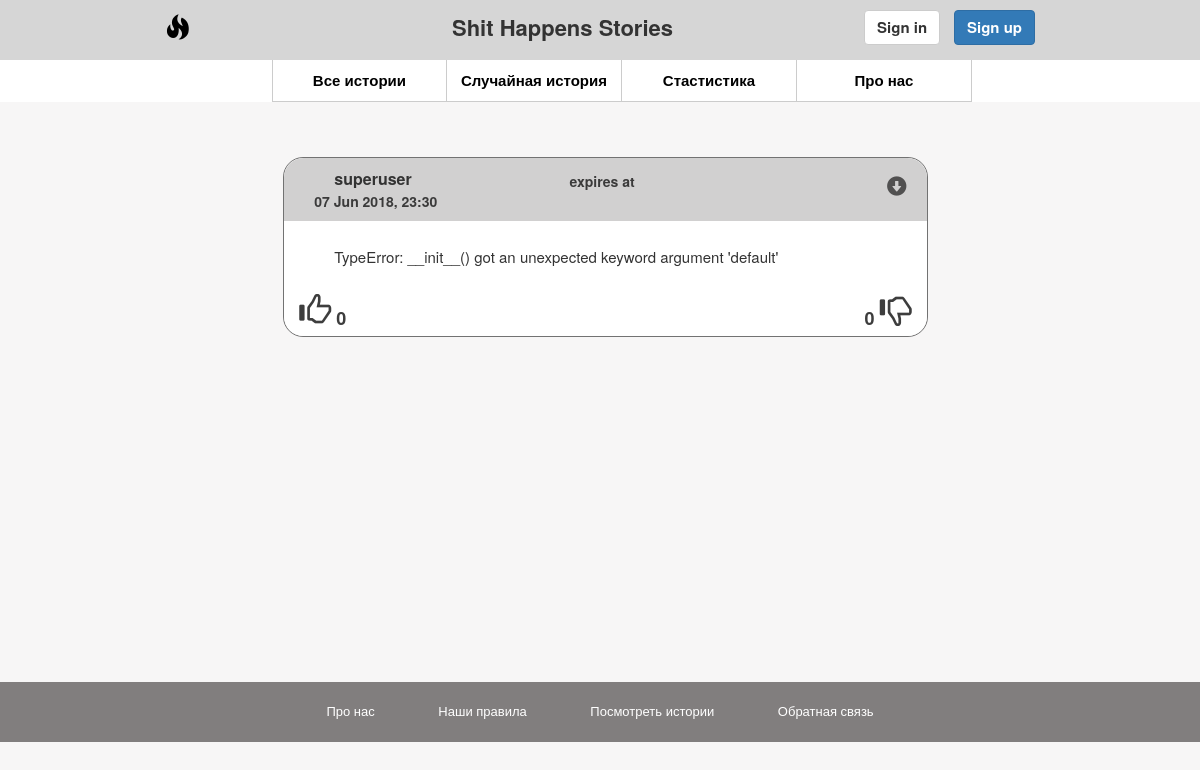
/mainsite/singlestory/6, run on the app's committed database.
### mainsite/models.py (models this page shows, shortened)
class Story(models.Model):
    user_id = models.ForeignKey(User, on_delete=models.CASCADE)
    story_content = models.CharField(max_length=2048,null=False)
    create_date = models.DateTimeField(null=False)
    expire_date = models.DateTimeField(null=True)
    like_count = models.IntegerField(null=False)
    dislike_count = models.IntegerField(null=False)
    is_active = models.BooleanField(null=False)
    def get_absolute_url(self):
        return reverse('singlestoryurl', args=[str(self.id)])

### mainsite/views.py (the view)
# urls.py: path('singlestory/<int:storyid>', views.singlestory, name='singlestoryurl'),
def singlestory(request,storyid):
	story = Story.objects.get(pk=storyid)
	if not story == None:
		redirect('home-page')
	return render(request, "singlestory.html", context={ "story": story})

### mainsite/sandbox/processors.py (called while the page is built)
def absolute(request):
    urls = {
        'ABSOLUTE_ROOT': request.build_absolute_uri('/')[:-1].strip("/"),
        'ABSOLUTE_ROOT_URL': request.build_absolute_uri('/').strip("/"),
    }
    return urls

### templates/singlestory.html (shortened to what this page needs)
{% extends "base.html" %}
{% load staticfiles %}
{% block content %}
	<div>
		<div class="myContainer">
			<div class="myContent">
				<div class="col-xs-2 text-justify">
				</div>
				<div class="col-xs-8 myCreateStory-Filters">
					<div class="col-xs-12 myWall">
						<div>
								{% include "storyTemplate.html" %}
						</div>
					</div>
                </div>
                <div class="col-xs-2 text-justify">
				</div>
			</div>
		</div>
	</div>
{% endblock content %}

### templates/storyTemplate.html
<div class="myStory">
	<div class="row myStoryHeader">
		<div class="col-xs-5">
			<div class="text-left myStoryLogin">{{ story.user_id }}</div>
			<div class="text-left myStoryDate">{{ story.create_date|date:"d M Y, H:i" }}</div>
		</div>
		<div class="col-xs-6">
			<div class="myStoryDuration">expires at {{ story.expire_date|date:"d M Y, H:i" }}</div>
		</div>
		<div class="col-xs-1 text-right">
			<span class="mystoryoptionsbtn glyphicon glyphicon-circle-arrow-down"></span>
			{% include "copylink.html" %}
		</div>
	</div>
	<div class="myStoryContent">
		<p>
			{{ story.story_content }}
		</p>
	</div>
	<div class="myStoryFooter">
		<div class="col-xs-3 text-left">
			<span class="glyphicon glyphicon-thumbs-up"></span> <span>{{ story.like_count }}</span>
		</div>
		<div class="col-xs-6"></div>
		<div class="col-xs-3 text-right">
			<span>{{ story.dislike_count }}</span> <span class="glyphicon glyphicon-thumbs-down"></span>
		</div>
	</div>
</div>

### static/css/commonStyles.css (style rules this page uses)
body { background-color: #F7F6F6; min-width: 1100px; }

### static/css/loginFormStyles.css (style rules this page uses)
.row { margin: 0; }

### static/css/myMenu.css (style rules this page uses)
.myContainer { width: 1100px; margin: auto; }
.myContent { overflow: hidden; min-height: 550px; }
.myContent > div:first-child { padding: 25px; }
.myWall { padding: 25px 10px 25px 25px; }
.myWall > div:first-child { padding: 0 14px 0 10px; }

### static/css/storyTemplateStyles.css (style rules this page uses)
.myStory { border: 1px solid #727272; border-radius: 20px; box-sizing: border-box; margin-bottom: 50px; }
.myStoryHeader, .myStoryFooter { box-sizing: border-box; background-color: #D1D0D0; border-radius: 20px 20px 0 0; padding: 10px 15px; margin: 0; }
.myStoryContent { box-sizing: border-box; background-color: white; padding: 25px 40px 15px 50px; font-size: 15px; }
.myStoryFooter { background-color: white; border-radius: 0 0 20px 20px; padding: 0 0 5px; overflow: auto; }
.myStoryFooter > div, .myStoryDate, .myStoryDuration { font-size: 18px; font-weight: bolder; opacity: 0.95; }
.myStoryFooter > div:first-child > span:first-child, .myStoryFooter > div:nth-child(3) > span:nth-child(2) { font-size: 32px; transition: 0.2s; }
.myStoryLogin { font-size: 16px; font-weight: bolder; padding-left: 20px; }
.myStoryDate, .myStoryDuration { font-size: 14px; }
.myStoryDuration { height: 100%; vertical-align: bottom; line-height: 100%; display: inline-block; }
.myStoryHeader > div:nth-child(3) { padding: 5px; font-size: 20px; color: #515050; }
.myStoryHeader > div:nth-child(3) > span { transition: 0.3s; }
.mystoryoptionsbtn { cursor: pointer; display: inline-block; user-select: none; }

### data on the page
Story: user_id "superuser", create_date "07 Jun 2018, 23:30", story_content "TypeError: __init__() got an unexpected keyword argument 'default'", like_count "0", dislike_count "0"
